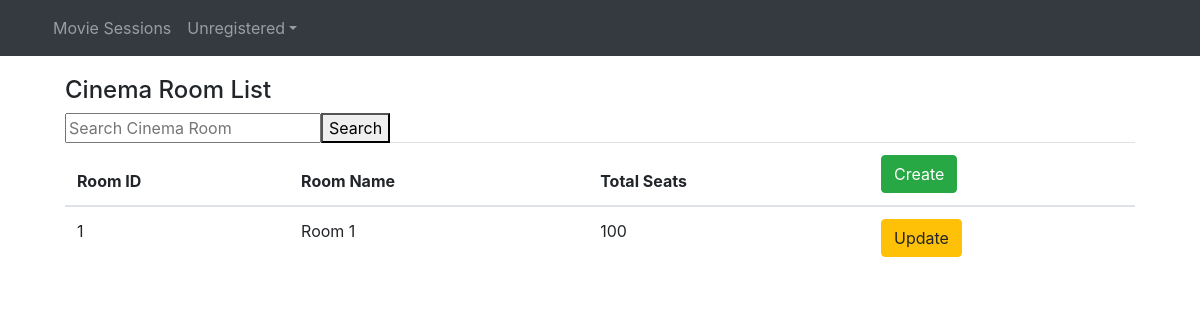
The app's page /cinema_room_list/, older data.
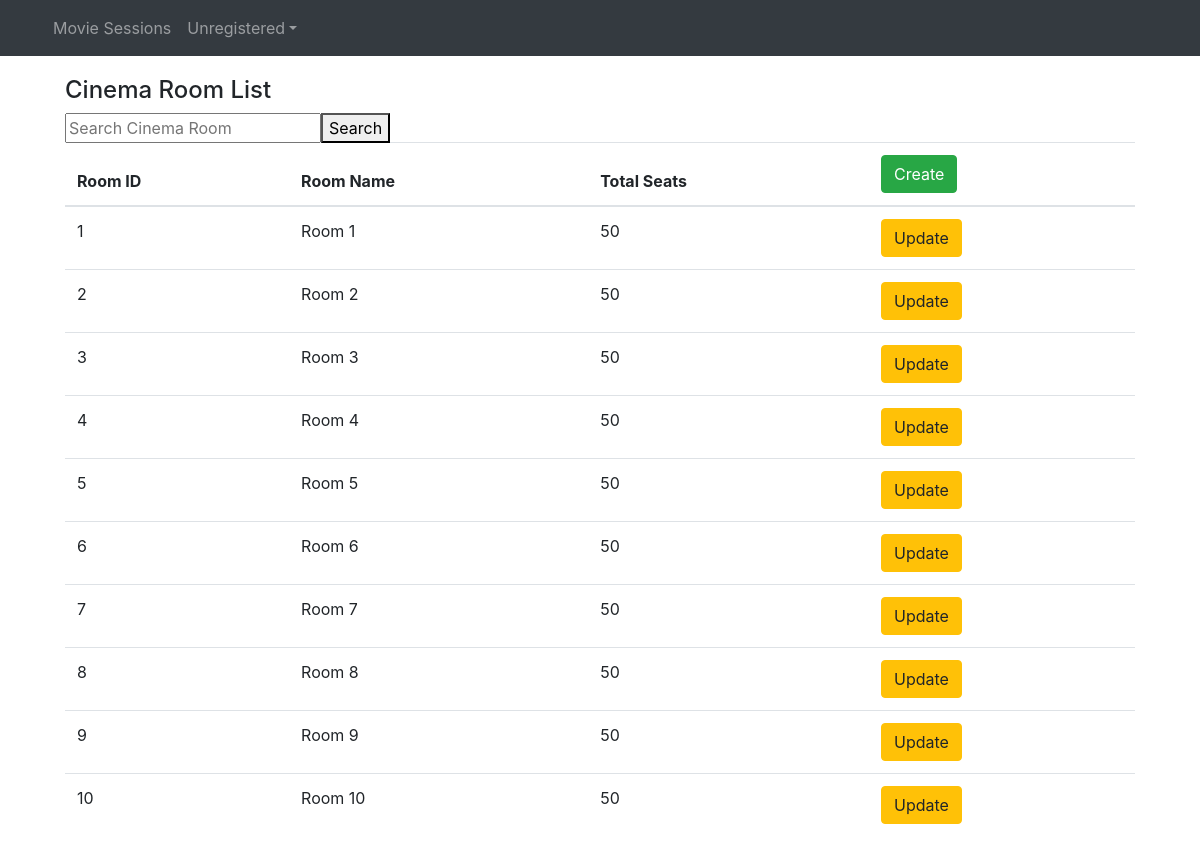
The same page, newer data.
### main/models.py (models this page shows, shortened)
class CinemaRoom(models.Model):
    room_id = models.AutoField(primary_key=True, auto_created=True, null=False)
    room_name = models.CharField(max_length=20, default="Room 1")
    total_seat = models.IntegerField(default=100)

### manager/views.py (the view)
# urls.py: path('cinema_room_list/', views.cinema_room_list, name='cinema_room_list'),
def cinema_room_list(request):
    query = request.GET.get('q')
    if query:
        cinema_rooms = CinemaRoom.objects.filter(room_name__icontains=query)
    else:
        cinema_rooms = CinemaRoom.objects.all()
    return render(request, 'cinema_room_list.html', {'cinema_rooms': cinema_rooms})

### manager/context_processors.py (called while the page is built)
def view_username(request):
    if request.user.is_authenticated:
        username = request.user.username
    else:
        username = "Unregistered"
    return {'current_user': username}

### manager/templates/cinema_room_list.html
{% extends "base.html" %}
{% block content %}
<div class="card-body">
    <h4>Cinema Room List</h4>
    <table class="table">
        <thead>
            <tr>
                <form method="get">
                    <input type="text" name="q" placeholder="Search Cinema Room" value="{{ query }}">
                    <button type="submit">Search</button>
                </form>
            </tr>
            <tr>
				<th scope="col">Room ID</th>
                <th scope="col">Room Name</th>
                <th scope="col">Total Seats</th>
                <th scope="col"><a type="button" class="btn btn-success" href="{%url 'cinema_room_create' %}">Create</a></th>
            </tr>
        </thead>
        <tbody>
            {% for cinema_room in cinema_rooms %}
            <tr>
                <td>{{ cinema_room.room_id }}</td>
                <td>{{ cinema_room.room_name }}</td>
                <td>{{ cinema_room.total_seat}}</td>
                <td><a type="button" class="btn btn-warning" href="/cinema_room_update/{{ cinema_room.room_id }}">Update</a>
                </td>
            </tr>
            {% endfor %}
        </tbody>
    </table>
</div>
{% endblock %}

### manager/templates/base.html (shortened to what this page needs)
<!DOCTYPE html>
{% load static %}
<html lang="en">
    <head>
        <link href="{% static 'css/bootstrap.min.css' %}" rel="stylesheet">
        <link href="https://getbootstrap.com/docs/4.0/examples/navbars/navbar.css" rel="stylesheet">
    </head>
    <body>
        {% include 'navbar.html' %}
        <div class="container">
            {% block content %}
            {% endblock %}
        </div>
    </body>
</html>

### manager/templates/navbar.html (shortened to what this page needs)
{% load static %}
<nav class="navbar navbar-expand-lg navbar-dark bg-dark">
    <div class="container">
        <div class="collapse navbar-collapse" id="navbarsExample07">
          <ul class="navbar-nav mr-auto">
              {% if user.user_type_id == 2 or 3 %}
			        <li {% if request.path == '/movie_session_list/' %} class="nav-item active"{% else %} class="nav-item" {% endif %}>
                <a class="nav-link" href="{% url 'movie_session_list' %}">Movie Sessions</a>
			        </li>
              {% endif %}
              <li class="nav-item dropdown">
                <a class="nav-link dropdown-toggle" href="#" id="dropdown07" data-toggle="dropdown" aria-haspopup="true" aria-expanded="false">{{ current_user }}</a>
            </li>
          </ul>
        </div>
    </div>
</nav>

Row changes from the older to the newer data that the page shows:
changed CinemaRoom "Room 1": total_seat "100" → "50"
added CinemaRoom: room_id "2", room_name "Room 2", total_seat "50"
added CinemaRoom: room_id "3", room_name "Room 3", total_seat "50"
added CinemaRoom: room_id "4", room_name "Room 4", total_seat "50"
added CinemaRoom: room_id "5", room_name "Room 5", total_seat "50"
added CinemaRoom: room_id "6", room_name "Room 6", total_seat "50"
added CinemaRoom: room_id "7", room_name "Room 7", total_seat "50"
added CinemaRoom: room_id "8", room_name "Room 8", total_seat "50"
added CinemaRoom: room_id "9", room_name "Room 9", total_seat "50"
added CinemaRoom: room_id "10", room_name "Room 10", total_seat "50"
